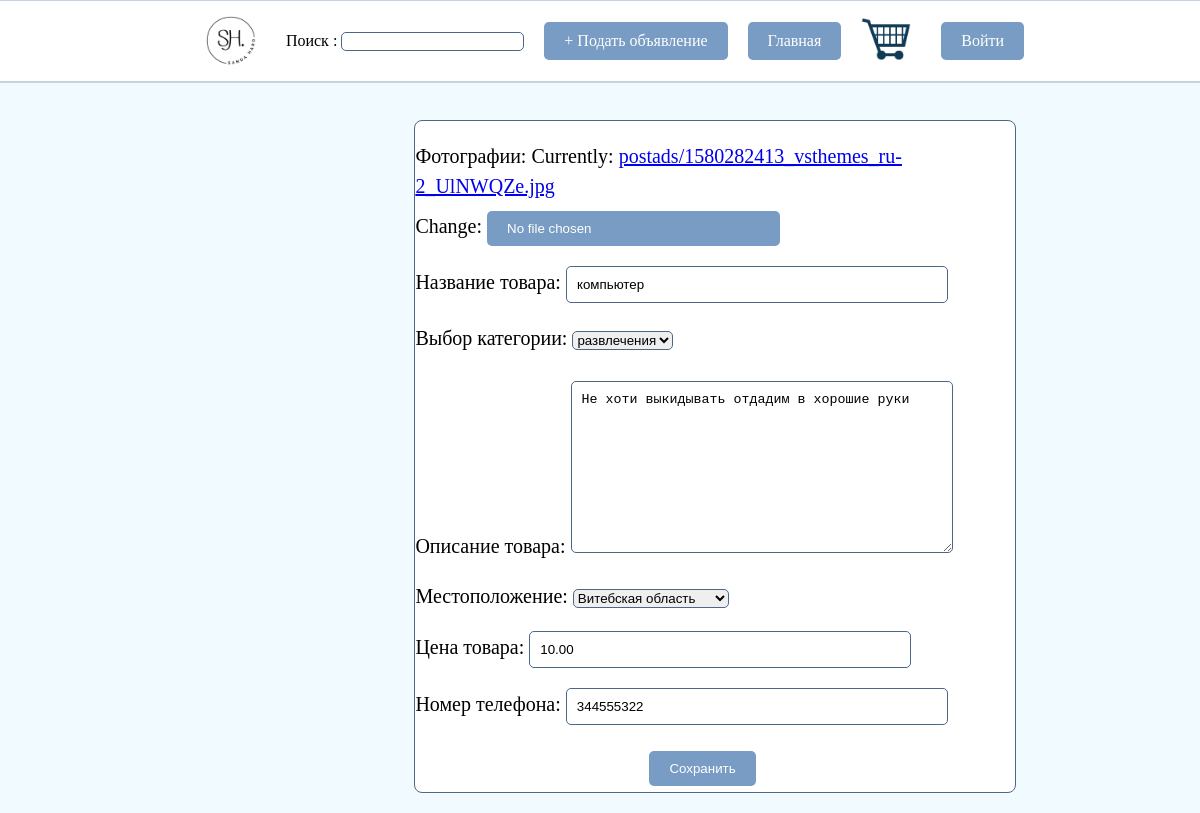
Page /edit_ad/2 on the committed database.
### main/models.py (models this page shows, shortened)
class Ad(models.Model):
    CATEGORY_CHOICES = (
        ('обувь', 'обувь'),
        ('одежда', 'одежда'),
        ('мебель', 'мебель'),
        ('автомобиль', 'автомобиль'),
        ('квартира', 'квартира'),
        ('игрушки', 'игрушки'),
        ('развлечения', 'развлечения'),
    )
    LOCATION_CHOICES = (
        ('', 'Все регионы'),
        ('MT', 'Минская область'),
        ('BR', 'Брестская область'),
        ('VG', 'Витебская область'),
        ('HO', 'Гомельская область'),
        ('GR', 'Гродненская область'),
        ('MO', 'Могилевская область'),
        ('MN', 'Минск'),
    )
    user = models.ForeignKey(User, on_delete=models.CASCADE, default=1) # добавлено поле для ссылки на пользователя
    title = models.CharField(max_length=100, default='')
    category = models.CharField(choices=CATEGORY_CHOICES, max_length=50, default='category1')
    description = models.TextField(default='')
    price = models.DecimalField(max_digits=10, decimal_places=2, default=0)
    location = models.CharField(choices=LOCATION_CHOICES, max_length=50, default='MT')
    phone_number = models.CharField(max_length=20, default='')
    photo = models.ImageField('Изображение', upload_to='postads/', default='postads/default.jpg')

### main/views.py (the view)
# urls.py: path('edit_ad/<int:ad_id>', views.edit_ad, name='edit_ad'),
def edit_ad(request, ad_id):
    ad = Ad.objects.get(id=ad_id)
    if request.method == 'POST':
        form = AdForm(request.POST, request.FILES, instance=ad)  # Учтите request.FILES
        if form.is_valid():
            form.save()
            return redirect('myads')
    else:
        form = AdForm(instance=ad)
    return render(request, 'main/edit_ad.html', {'form': form, 'ad': ad})

### main/forms.py (shortened to what this page needs)
class TitleSearchForm(forms.Form):
    simple_title = forms.CharField(label='Поиск ', required=False)

class AdForm(forms.ModelForm):
    class Meta:
        model = Ad
        fields = ['photo', 'title', 'category', 'description', 'location', 'price', 'phone_number']
        labels = {'title': 'Название товара', 'category': 'Выбор категории', 'description': 'Описание товара', 'price': 'Цена товара', 'location': 'Местоположение', 'phone_number': 'Номер телефона', 'photo': 'Фотографии'}
        widgets = {
            'title': forms.TextInput(attrs={'class': 'form-control'}),
            'category': forms.Select(attrs={'class': 'form-select'}),
            'description': forms.Textarea(attrs={'class': 'form-control'}),
            'price': forms.NumberInput(attrs={'class': 'form-control'}),
            'location': forms.Select(attrs={'class': 'form-select'}),
            'phone_number': forms.TextInput(attrs={'class': 'form-control'}),
            'photo': forms.ClearableFileInput(attrs={'class': 'form-controlph'}),
        }
    def __init__(self, *args, **kwargs):
        self.request = kwargs.pop('request', None)
        super().__init__(*args, **kwargs)

### main/context_processors.py (called while the page is built)
def title_search_form(request):
    search_form = TitleSearchForm(request.GET)
    return {'title_search_form': search_form}

### main/templates/main/edit_ad.html (shortened to what this page needs)
{% extends "main/index.html" %}
{% block content %}
<div class="form-wrapper">
<form method="POST" enctype="multipart/form-data">
  {{ form.as_p }}
  <button class="buttonMod save">Сохранить</button>
</form>
  </div>
{% endblock %}

### main/static/main/css/style.css (style rules this page uses)
html, body { margin: 0; padding: 0; }
.form-wrapper { display: flex; flex-direction: column; align-items: center; border: 1px solid #4c6887; border-radius: 8px; width: 600px; margin-left: 34%; background-color: white; }
.form-control { width: 100%; padding: 10px; }
body { margin: 0; padding: 0; height: 100vh; display: flex; flex-direction: column; }
p { color: #000; }
.buttonMod { display: inline-block; padding: 10px 20px; background-color: #789cc3; color: #fff; text-decoration: none; border-radius: 5px; border: none; }
input { border-radius: 5px; border: 1px solid #4c6887; }
textarea { border-radius: 5px; border: 1px solid #4c6887; margin-top: 8px; }
.form-select { border-radius: 5px; border: 1px solid #4c6887; margin-top: 8px; }
#id_location { border-radius: 5px; border: 1px solid #4c6887; margin-top: 8px; }

### main/templates/main/index.html (style rules this page uses)
body { background-color: #f1fbff; }

### main/templates/main/edit_ad.html (style rules this page uses)
.form-controlph { background-color: #789cc3; color: white; padding: 10px 20px; border: none; cursor: pointer; margin-top: 10px; }
.form-control { width: 60%; padding: 10px; }
.buttonMod.save { margin-left: 39%; margin-top: 1%; margin-bottom: 1%; }

### rows in the picture
Ad: title "компьютер", category "развлечения", description "Не хоти выкидывать отдадим в хорошие руки", location "Витебская область", price "10.00", phone_number "344555322"
